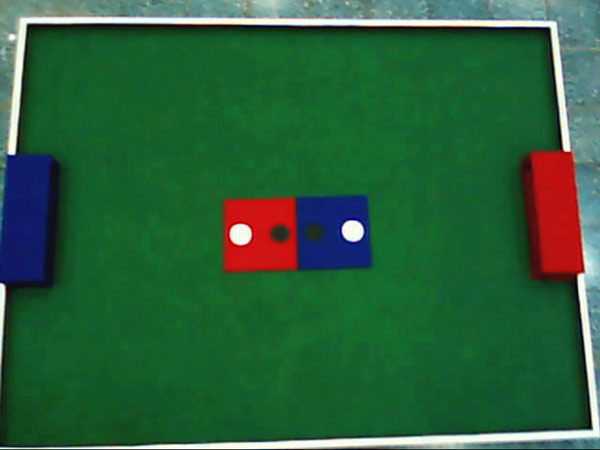
%> input picture its me/redstart/Copy of 18 jandemo/venky/10.jpg, 600 x 450 px
$ octave testing_GoalPost.m   (GNU Octave 9; MATLAB toolbox functions it lacks are replaced by stand-ins)
%> lines starting %> are read from the running program, lines starting %| are printed output that depends on the picture; in (x1, y1, x2, y2) boxes, pixels count from 0 and x2, y2 are one past the last pixel; in counts of white or black regions, pixels touching at a corner belong together; the program's own positions count from 1
clc;close all;

global vid
global input_colored_image;
global size_input_colored_image;
global g_REDGoalPostCordiToTarget
global g_BLUEGoalPostCordiToTarget
global g_BW_RedGoalPost_Inv
global g_BW_BlueGoalPost_Inv
global g_BW_RedGoalPost
global g_BW_BlueGoalPost
global g_lengthOfGoalRegion

% distance from the goal post where robot will leave the ball
global g_minShootDist
global g_maxShootDist

% robot has run before shoot
% ?? can calculate by simulation
global g_runDistForShoot

% the cordi where robot start running for shoot the balls
global g_minShootCordisRedGoalPost
global g_maxShootCordisRedGoalPost
global g_minShootCordisBlueGoalPost
global g_maxShootCordisBlueGoalPost


%
global freeMovementndex
freeMovementndex = 1;
global g_numOfShootPtsAtOneSide
global g_maxAngleOfShoot %in degree

global g_BBLeftGoalPost; % bounding box used to for cropping image in ball_information
global g_BBRightGoalPost;
%% oparameters to change
g_lengthOfGoalRegion=120;

g_minShootDist = 100;
g_maxShootDist = 120;

g_runDistForShoot = 20;

g_numOfShootPtsAtOneSide = 3;
g_maxAngleOfShoot = 40;

% ???? ***g_minGoalPostArea=3000;
g_REDGoalPostCordiToTarget=[];
g_BLUEGoalPostCordiToTarget=[];

%% GoalPost Color values

global g_color_min_red_GoalPost
global g_color_max_red_GoalPost
global g_red_over_green_GoalPost_red
global g_red_over_blue_GoalPost_red

global g_color_min_blue_GoalPost
global g_color_max_blue_GoalPost
global g_blue_over_green_GoalPost_blue
global g_blue_over_red_GoalPost_blue


%red Goal Post
g_color_min_red_GoalPost = [70 0 0];
g_color_max_red_GoalPost = [255 50 50];
g_red_over_green_GoalPost_red = 30;
g_red_over_blue_GoalPost_red = 30;

%Blue Goal Post
g_color_min_blue_GoalPost = [0 0 70];
g_color_max_blue_GoalPost = [90 90 255];
g_blue_over_green_GoalPost_blue = 30 ;
g_blue_over_red_GoalPost_blue = 70;


%%
% input_colored_image=getsnapshot(vid);
input_colored_image=imread('10.jpg');
%> input_colored_image is the input picture: size 450x600x3 uint8; mean R, G, B 43.2, 96.4, 60
size_input_colored_image=size(input_colored_image);
%> size_input_colored_image = [450 600 3]
%% removing unnecessory part of arena
goalPostColoredInage=input_colored_image;

goalPostColoredInage(1:size_input_colored_image(1),...
    g_lengthOfGoalRegion+1:size_input_colored_image(2)-g_lengthOfGoalRegion,:)=0;
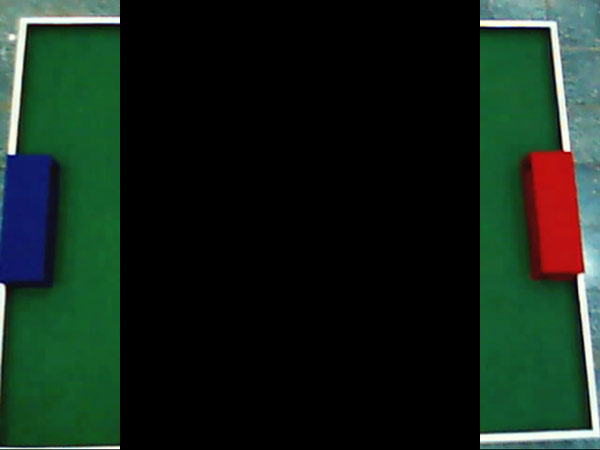
%> goalPostColoredInage: size 450x600x3 uint8; mean R, G, B 20.7, 36.9, 26.6
figure,imshow(goalPostColoredInage);
%% intiating the shooti coodinates
g_minShootCordisRedGoalPost    = zeros(g_numOfShootPtsAtOneSide*2+1,2);
g_maxShootCordisRedGoalPost    = zeros(g_numOfShootPtsAtOneSide*2+1,2);
g_minShootCordisBlueGoalPost   = zeros(g_numOfShootPtsAtOneSide*2+1,2);
g_maxShootCordisBlueGoalPost   = zeros(g_numOfShootPtsAtOneSide*2+1,2);

minShootDist = g_minShootDist+g_runDistForShoot;
maxShootDist = g_maxShootDist+g_runDistForShoot;
if(g_numOfShootPtsAtOneSide~=0)
    stepAngle = g_maxAngleOfShoot / g_numOfShootPtsAtOneSide;
end
%making points
minShootPts = zeros(g_numOfShootPtsAtOneSide*2+1,2);
maxShootPts = zeros(g_numOfShootPtsAtOneSide*2+1,2);

minShootPts(1,:) =[minShootDist 0];
maxShootPts(1,:) =[maxShootDist 0];
for pointCount = 1:g_numOfShootPtsAtOneSide
    t = stepAngle * pointCount;
    minShootPts(pointCount*2,:)  = [cosd(t) sind(t)]*minShootDist;
    minShootPts(pointCount*2+1,:)= [cosd(t) -sind(t)]*minShootDist;

    maxShootPts(pointCount*2,:)  = [cosd(t) sind(t)]*maxShootDist;
    maxShootPts(pointCount*2+1,:)= [cosd(t) -sind(t)]*maxShootDist;

end


%% Color 1. RED Goal post

BWRed=((goalPostColoredInage(:,:,1)>=goalPostColoredInage(:,:,2)+g_red_over_green_GoalPost_red) ...
    &((goalPostColoredInage(:,:,1)>=goalPostColoredInage(:,:,3)+g_red_over_blue_GoalPost_red)) ...
    &((goalPostColoredInage(:,:,1)>=g_color_min_red_GoalPost(1))) ...
    &((goalPostColoredInage(:,:,2)<=g_color_max_red_GoalPost(2))) ...
    &((goalPostColoredInage(:,:,3)<=g_color_max_red_GoalPost(3))));
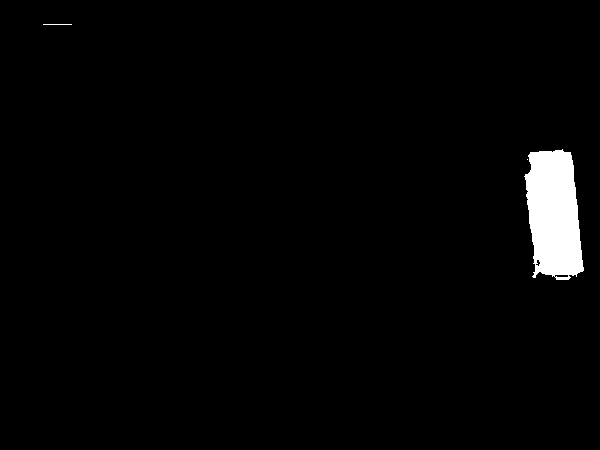
%> BWRed: size 450x600 logical; 2.2% white; 3 white regions (1 under 20 px), largest, box (x1, y1, x2, y2) and area: (524, 149, 584, 280) 5946, (43, 24, 72, 25) 29

BWRed=imclose(BWRed, strel('square',5));
%> BWRed: size 450x600 logical; 2.2% white; 2 white regions

[LabledImageRed,NRed] = bwlabel(BWRed,8);
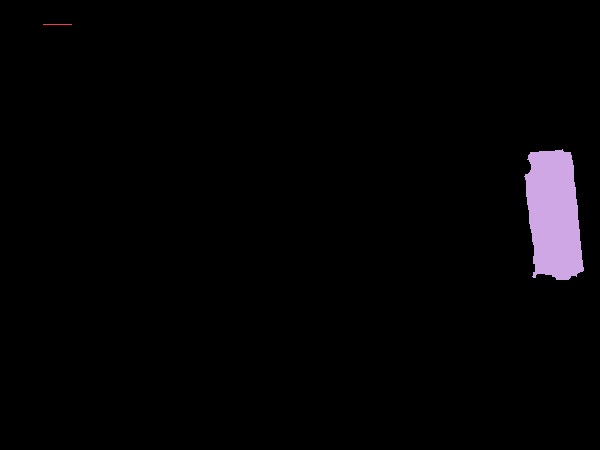
%> LabledImageRed: size 450x600 double; 3 distinct labels, from 0 to 2; one colour per label, 0 black
%> NRed = 2
if(NRed==0)
    error('no red color detected')
end
regionPropertiesRed = regionprops(LabledImageRed,'Area','BoundingBox','FilledImage');
%> regionPropertiesRed = 2 regions; box (x1, y1, x2, y2) and Area: (524, 149, 584, 280) 6014, (43, 24, 72, 25) 29

if(NRed~=1)
    AreaArrayRed=zeros(NRed,1);
    for count=1:NRed
        AreaArrayRed(count) = regionPropertiesRed(count).Area;
    end
%> this loop made 2 passes
%> after the loop, AreaArrayRed = [29; 6014]

    [maxAreaRed indexRed] = max(AreaArrayRed);
%> maxAreaRed = 6014; indexRed = 2
    bbRed       =  max(floor(regionPropertiesRed(indexRed).BoundingBox),[1,1,1,1]);
%> bbRed = [524 149 60 131]
    filledImageRed = regionPropertiesRed(indexRed).FilledImage;
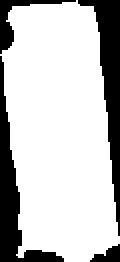
%> filledImageRed: size 131x60 logical (shown 2 times larger); 76.5% white; 4 black regions, box (x1, y1, x2, y2) and area: (39, 0, 60, 118) 806, (0, 28, 32, 131) 754, (0, 0, 38, 27) 207, (45, 122, 60, 131) 79
else
    bbRed =  max(floor(regionPropertiesRed.BoundingBox),[1,1,1,1]);
    filledImageRed = regionPropertiesRed.FilledImage;
end

if(bbRed(1) < g_lengthOfGoalRegion)
    g_REDGoalPostCordiToTarget = [bbRed(1)+bbRed(3),bbRed(2)+bbRed(4)/2 ];
    g_minShootCordisRedGoalPost = [g_REDGoalPostCordiToTarget(1) + minShootPts(:,1) ,g_REDGoalPostCordiToTarget(2) + minShootPts(:,2)];
    g_maxShootCordisRedGoalPost = [g_REDGoalPostCordiToTarget(1) + maxShootPts(:,1) ,g_REDGoalPostCordiToTarget(2) + maxShootPts(:,2)];
    g_BBLeftGoalPost = bbRed;

else
    g_REDGoalPostCordiToTarget = [bbRed(1),bbRed(2)+bbRed(4)/2 ];
%> g_REDGoalPostCordiToTarget = [524 214.5]
    g_minShootCordisRedGoalPost = [g_REDGoalPostCordiToTarget(1) - minShootPts(:,1) ,g_REDGoalPostCordiToTarget(2) + minShootPts(:,2)];
%> g_minShootCordisRedGoalPost = [404 214.5; 407.2 242.2; 407.2 186.8; 416.8 268.4; 416.8 160.6; 432.1 291.6; 432.1 137.4]
    g_maxShootCordisRedGoalPost = [g_REDGoalPostCordiToTarget(1) - maxShootPts(:,1) ,g_REDGoalPostCordiToTarget(2) + maxShootPts(:,2)];
%> g_maxShootCordisRedGoalPost = [384 214.5; 387.8 246.8; 387.8 182.2; 398.9 277.3; 398.9 151.7; 416.8 304.5; 416.8 124.5]
    g_BBRightGoalPost = bbRed;
%> g_BBRightGoalPost = [524 149 60 131]
end
if(bbRed(1)<=0)bbRed(1)=1;end
if(bbRed(2)<=0)bbRed(2)=1;end


g_BW_RedGoalPost = logical(zeros([size_input_colored_image(1) size_input_colored_image(2)]));
g_BW_RedGoalPost(bbRed(2):bbRed(2)+bbRed(4)-1,bbRed(1):bbRed(1)+bbRed(3)-1) = filledImageRed;
%> g_BW_RedGoalPost: size 450x600 logical; 2.2% white; 1 white region, box (x1, y1, x2, y2) and area: (523, 148, 583, 279) 6014
g_BW_RedGoalPost_Inv = ~g_BW_RedGoalPost;

figure,imshow(g_BW_RedGoalPost);
hold on

plot(g_REDGoalPostCordiToTarget(1),g_REDGoalPostCordiToTarget(2),'rx')
plot(g_minShootCordisRedGoalPost(:,1),g_minShootCordisRedGoalPost(:,2),'wo')
plot(g_maxShootCordisRedGoalPost(:,1),g_maxShootCordisRedGoalPost(:,2),'bs')

%% Color 2. BLUE Goal post

BWBlue = ((goalPostColoredInage(:,:,3)>=goalPostColoredInage(:,:,1)+g_blue_over_red_GoalPost_blue) ...
    &((goalPostColoredInage(:,:,3)>=goalPostColoredInage(:,:,2)+g_blue_over_green_GoalPost_blue)) ...
    &((goalPostColoredInage(:,:,3)>=g_color_min_blue_GoalPost(3))) ...
    &((goalPostColoredInage(:,:,2)<=g_color_max_blue_GoalPost(2))) ...
    &((goalPostColoredInage(:,:,1)<=g_color_max_blue_GoalPost(1))));
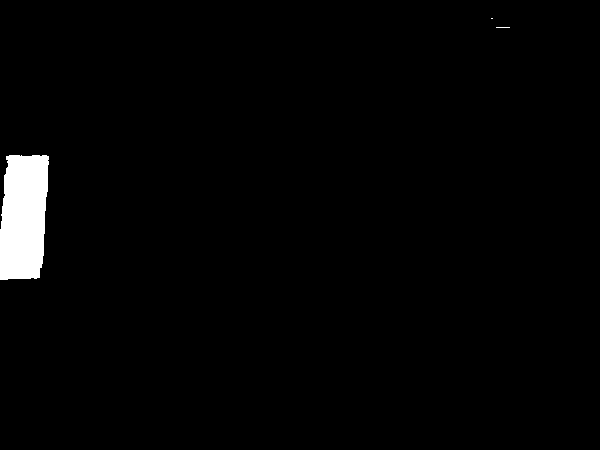
%> BWBlue: size 450x600 logical; 2% white; 3 white regions (2 under 20 px), largest, box (x1, y1, x2, y2) and area: (0, 155, 49, 280) 5317

BWBlue=imclose(BWBlue, strel('square',5));
%> BWBlue: size 450x600 logical; 2% white; 3 white regions (2 under 20 px)

[LabledImageBlue,NBlue] = bwlabel(BWBlue,8);
%> LabledImageBlue: size 450x600 double; 4 distinct labels, from 0 to 3
%> NBlue = 3
if(NBlue==0)
    error('no red color detected')
end
regionPropertiesBlue = regionprops(LabledImageBlue,'Area','BoundingBox','FilledImage');
%> regionPropertiesBlue = 3 regions; box (x1, y1, x2, y2) and Area: (0, 155, 49, 280) 5331, (496, 27, 510, 28) 14, (491, 18, 493, 19) 2

if(NBlue~=1)
    AreaArrayBlue  = zeros(NBlue,1);
    for count=1:NBlue
        AreaArrayBlue(count) = regionPropertiesBlue(count).Area;
    end
%> this loop made 3 passes
%> after the loop, AreaArrayBlue = [5331; 2; 14]

    [maxAreaBlue indexBlue] = max(AreaArrayBlue);
%> maxAreaBlue = 5331; indexBlue = 1
    bbBlue =  max(floor(regionPropertiesBlue(indexBlue).BoundingBox),[1,1,1,1]);
%> bbBlue = [1 155 49 125]
    filledImageBlue = regionPropertiesBlue(indexBlue).FilledImage;
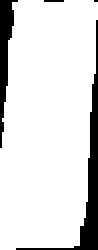
%> filledImageBlue: size 125x49 logical (shown 2 times larger); 87% white; 4 black regions (2 under 20 px), largest, box (x1, y1, x2, y2) and area: (8, 10, 49, 125) 500, (0, 0, 9, 74) 282
else
    bbBlue =  max(floor(regionPropertiesBlue.BoundingBox),[1,1,1,1]);
    filledImageBlue = regionPropertiesBlue.FilledImage;
end

if(bbBlue(1) < g_lengthOfGoalRegion)
    g_BLUEGoalPostCordiToTarget = [bbBlue(1)+bbBlue(3),bbBlue(2)+bbBlue(4)/2 ];
%> g_BLUEGoalPostCordiToTarget = [50 217.5]
    g_minShootCordisBlueGoalPost = [g_BLUEGoalPostCordiToTarget(1) + minShootPts(:,1) ,g_BLUEGoalPostCordiToTarget(2) + minShootPts(:,2)];
%> g_minShootCordisBlueGoalPost = [170 217.5; 166.8 245.2; 166.8 189.8; 157.2 271.4; 157.2 163.6; 141.9 294.6; 141.9 140.4]
    g_maxShootCordisBlueGoalPost = [g_BLUEGoalPostCordiToTarget(1) + maxShootPts(:,1) ,g_BLUEGoalPostCordiToTarget(2) + maxShootPts(:,2)];
%> g_maxShootCordisBlueGoalPost = [190 217.5; 186.2 249.8; 186.2 185.2; 175.1 280.3; 175.1 154.7; 157.2 307.5; 157.2 127.5]
    g_BBLeftGoalPost = bbBlue;
%> g_BBLeftGoalPost = [1 155 49 125]
else
    g_BLUEGoalPostCordiToTarget = [bbBlue(1),bbBlue(2)+bbBlue(4)/2 ];
    g_minShootCordisBlueGoalPost = [g_BLUEGoalPostCordiToTarget(1) - minShootPts(:,1) ,g_BLUEGoalPostCordiToTarget(2) + minShootPts(:,2)];
    g_maxShootCordisBlueGoalPost = [g_BLUEGoalPostCordiToTarget(1) - maxShootPts(:,1) ,g_BLUEGoalPostCordiToTarget(2) + maxShootPts(:,2)];
    g_BBRightGoalPost = bbBlue;
end

g_BW_BlueGoalPost = logical(zeros([size_input_colored_image(1) size_input_colored_image(2)]));
g_BW_BlueGoalPost(bbBlue(2):bbBlue(2)+bbBlue(4)-1,bbBlue(1):bbBlue(1)+bbBlue(3)-1) = filledImageBlue;
%> g_BW_BlueGoalPost: size 450x600 logical; 2% white; 1 white region, box (x1, y1, x2, y2) and area: (0, 154, 49, 279) 5331
g_BW_BlueGoalPost_Inv = ~g_BW_BlueGoalPost;

figure,imshow(g_BW_BlueGoalPost);
hold on
plot(g_BLUEGoalPostCordiToTarget(1),g_BLUEGoalPostCordiToTarget(2),'bx')
plot(g_minShootCordisBlueGoalPost(:,1),g_minShootCordisBlueGoalPost(:,2),'go')
plot(g_maxShootCordisBlueGoalPost(:,1),g_maxShootCordisBlueGoalPost(:,2),'ys')
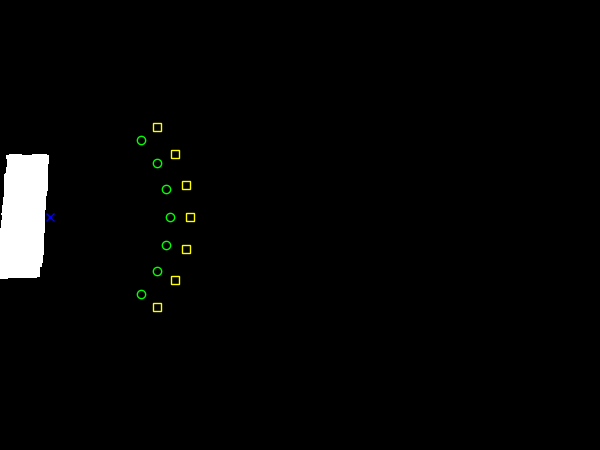
%> figure redrawn from the program's plot data


return
